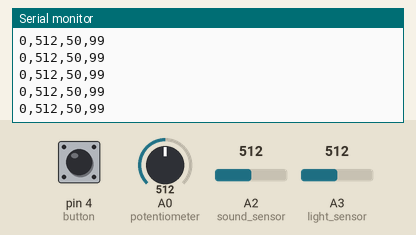
Bench run of a sketch on a simulated Arduino Uno, built with avr-gcc and run on an emulated ATmega328P. Parts: the last lines printed to the serial monitor. The test bench sets the inputs (shaded band); at power-on: A0 (potentiometer) = 512, A3 (light_sensor) = 512, pin 4 (button) LOW, A2 (sound_sensor) = 512.

Above: at 1.2 s.
1.3 s: A0 (potentiometer) set to 716
At 1.32 s:
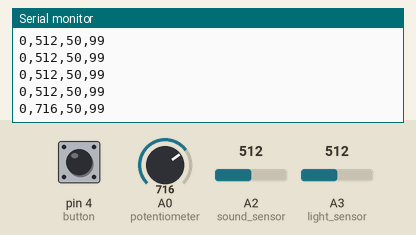
2.8 s: A3 (light_sensor) set to 716
At 2.83 s:
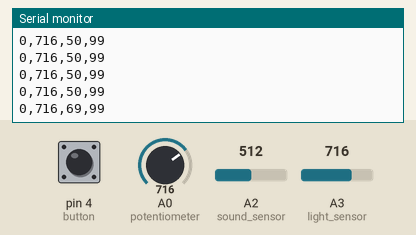
4.3 s: A0 (potentiometer) set to 0
At 4.35 s:
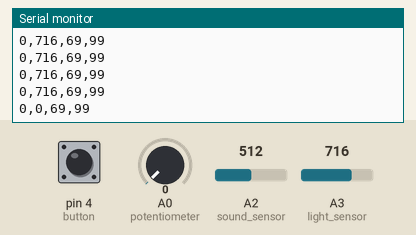
7.3 s: pin 4 (button) pulled HIGH for 0.15 s
At 7.37 s:
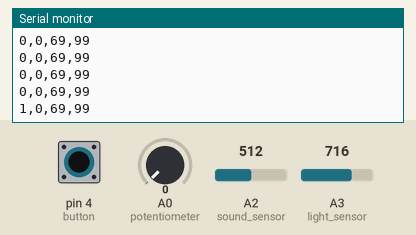
8.9 s: A3 (light_sensor) set to 900
At 8.99 s:
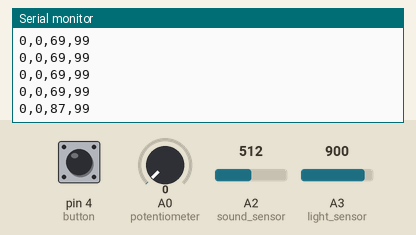
10.4 s: pin 4 (button) pulled HIGH for 1 s
At 10.5 s:
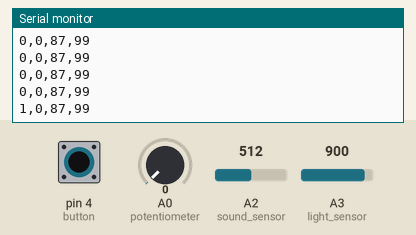
Timing chart, 0 to 13.4 s (numbered marks = the images above; inputs shaded):
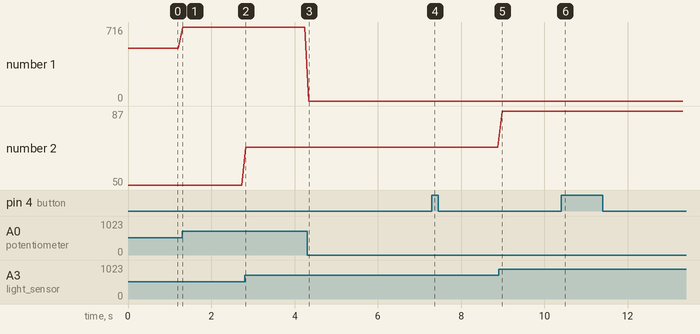

Measured:
- after the input at 1.3 s, the serial monitor: prints a new line at once (image 1)
- after the input at 2.8 s, the serial monitor: prints a new line at once (image 2)
- after the input at 4.3 s, the serial monitor: prints a new line at once (image 3)
- after the input at 7.3 s, the serial monitor: prints a new line after 0.07 s (image 4)
- after the input at 8.9 s, the serial monitor: prints a new line after 0.08 s (image 5)
- after the input at 10.4 s, the serial monitor: prints a new line after 0.10 s (image 6)
- plotted number 1: 512 → 716 after the input at 1.3 s
- plotted number 2: 50 → 69 after the input at 2.8 s, 69 → 87 after the input at 8.9 s

The sketch:

4Sensors.ino
```cpp
#define button 4

int button_state = 0;
int potentiometer = A0;
int light_sensor = A3;
int sound_sensor = A2; //added the sound sensor

int sensors[4];

void setup() {
   // start serial port at 9600 bps:
   Serial.begin(9600);
   pinMode(button, INPUT);
   pinMode(potentiometer,INPUT);

}

void loop() {
 // this example uses sensors with a different ranges
 //use the map() method to convert the range

    //read the number from the button sensor and put the value
    //into the first index of the Array, repeat for all indexes of the Array

    button_state = digitalRead(button);
    sensors[0] = button_state;

    int sensor_value = analogRead(potentiometer);
    int value = map(sensor_value, 0, 1023, 0, 100);

    sensors[1] = sensor_value;

    int raw_light = analogRead(light_sensor);
    int light = map(raw_light, 0, 1023, 0, 100);

    sensors[2] = light;

    //added sound value
    int sound_value = analogRead(sound_sensor);
    int sounds = map(sound_value, 100, 100, 100, 100);

    sensors[3] = sounds;

    if (button_state == HIGH){

      }


    //I changed the value of thisSensor to < 4
    for (int thisSensor = 0; thisSensor < 4; thisSensor++) {

        int sensorValue = sensors[thisSensor];

      Serial.print(sensorValue);
      if (thisSensor == 3) {
         Serial.println();
      } else {
         Serial.print(",");
      }
   }
    delay(100);
}
```
